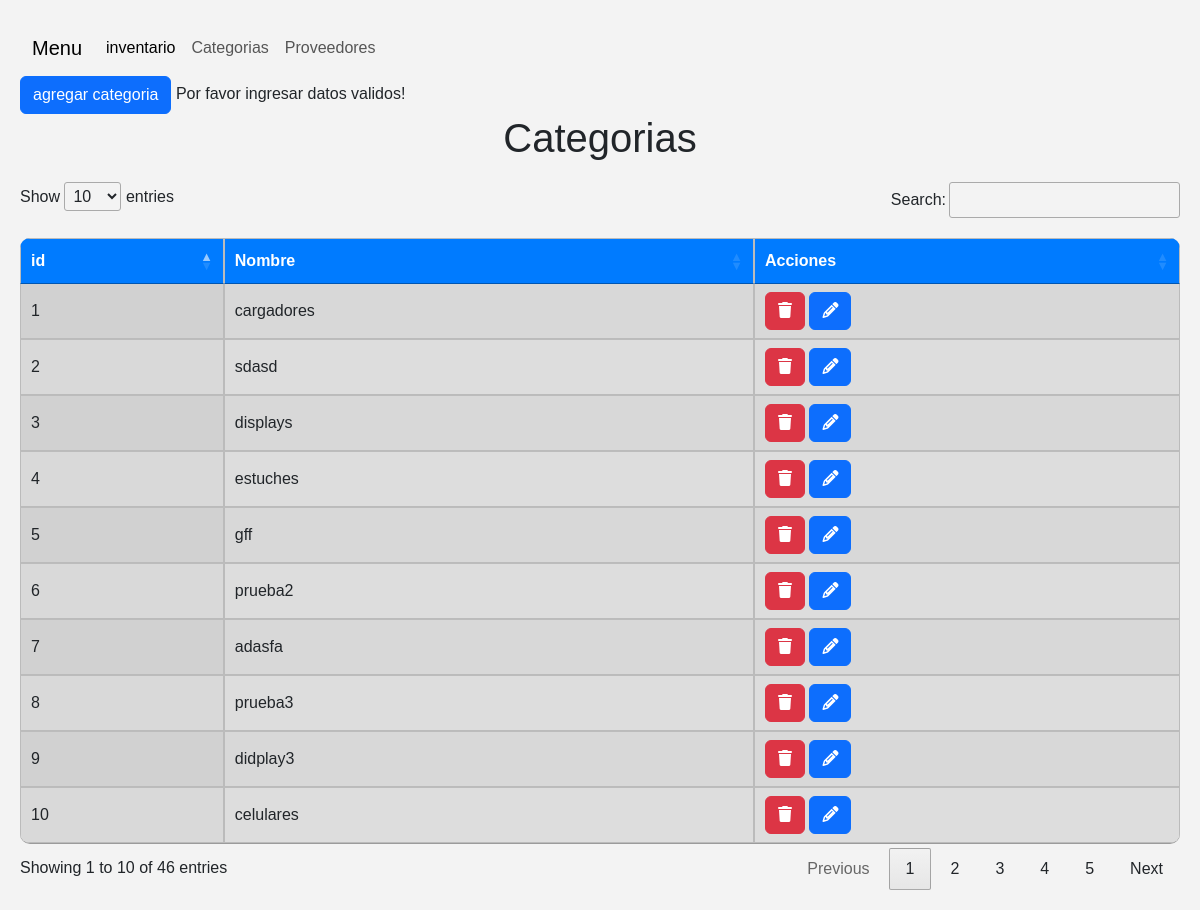
/categorys/create/, run on the app's committed database.
### inventario/models.py (models this page shows)
class Category(models.Model):
    name = models.CharField(max_length=50)
    status = models.BooleanField(default=True)

### inventario/views.py (the view)
# urls.py: path('categorys/create/', createCategory, name='categorys_create'),
def createCategory(request):
    try:
        form = CategoryForms(request.POST)
        form.save()
        return redirect('listCategorys')
    except ValueError:
        categorys = Category.objects.all()
        return render(request,'category.html', {
            'form': CategoryForms,
            'categorys': categorys,
            'error': 'Por favor ingresar datos validos!'
        })

### inventario/templates/category.html (shortened to what this page needs)
{% extends 'layout.html' %} {% block content %}
  <button type="button" class="btn btn-primary" data-bs-toggle="modal" data-bs-target="#exampleModal">
    agregar categoria
  </button>
  {{error}}
  <h1>Categorias</h1>
    <table id="miTabla" class="display" style="width:100%">
        <thead>
            <tr>
              <th>id</th>
              <th>Nombre</th>
              <th>Acciones</th>
            </tr>
        </thead>
        <tbody>
          {% for category in categorys %}
          <tr>
            <td>{{ category.id }}</td>
            <td>{{ category.name }}</td>
              <form id="delete-form-1" action="{% url 'category_remove' category.id %}" method='POST'>
                <td><button type="button" class="btn btn-danger delete-button" data-form="delete-form-1"><i class="fa-solid fa-trash"></i></button>
              </form>
              <a type="button" class="btn btn-primary" href="{% url 'category_edit' category.id %}"><i class="fa-solid fa-pencil"></i></a>
          </tr>
        {% endfor %}
        </tbody>
    </table>
{% endblock %}

### inventario/templates/layout.html (style rules this page uses)
body { font-family: Arial, sans-serif; margin: 20px; background-color: #f3f3f3; }
h1 { text-align: center; margin-bottom: 20px; }
table { width: 100%; border-collapse: collapse; background-color: #ddd; border-radius: 10px; overflow: hidden; }
th, td { padding: 10px; text-align: left; border: 1px solid #bbb; }
th { background-color: #007bff; color: #fff; font-weight: bold; }
tr:nth-child(even) { background-color: #f2f2f2; }

### data on the page
Category: id "1", name "cargadores"
Category: id "2", name "sdasd"
Category: id "3", name "displays"
Category: id "4", name "estuches"
Category: id "5", name "gff"
Category: id "6", name "prueba2"
Category: id "7", name "adasfa"
Category: id "8", name "prueba3"
Category: id "9", name "didplay3"
Category: id "10", name "celulares"

### other printed values
{{ error }} "Por favor ingresar datos validos!"
